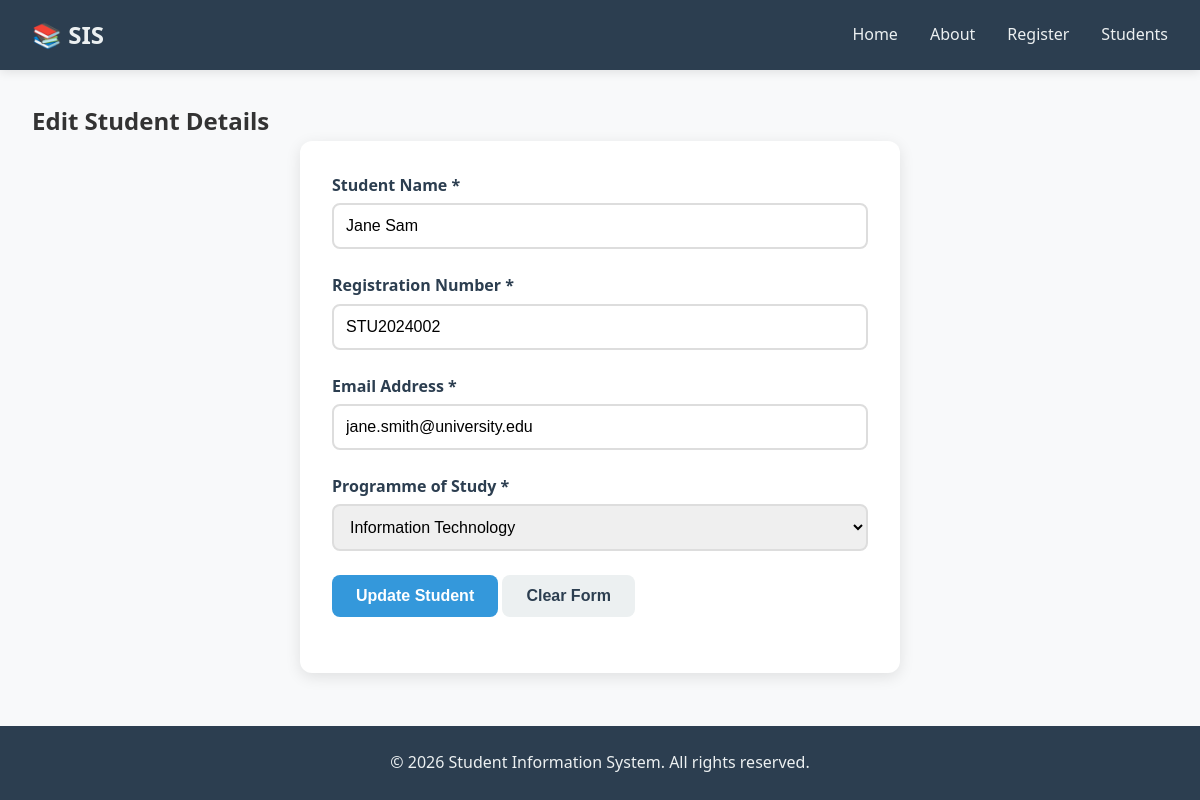
Screenshot of /student/2/edit with the database file from the repository.
### models.py (models this page shows, shortened)
class Student(db.Model):
    __tablename__ = 'students'
    id = db.Column(db.Integer, primary_key=True)
    student_name = db.Column(db.String(100), nullable=False)
    registration_number = db.Column(db.String(50), unique=True, nullable=False)
    email = db.Column(db.String(100), unique=True, nullable=False)
    programme = db.Column(db.String(100), nullable=False)
    registration_date = db.Column(db.DateTime, default=datetime.utcnow)
    is_active = db.Column(db.Boolean, default=True)
    def to_dict(self):
        return {
            'id': self.id,
            'student_name': self.student_name,
            'registration_number': self.registration_number,
            'email': self.email,
            'programme': self.programme,
            'registration_date': self.registration_date.strftime('%Y-%m-%d %H:%M:%S'),
            'is_active': self.is_active
        }

### app.py (the view, shortened to what this page needs)
@app.route('/student/<int:student_id>/edit', methods=['GET', 'POST'])
def edit_student(student_id):
    student = get_student_by_id(student_id)
    if not student:
        flash('Student not found!', 'error')
        return redirect(url_for('students_list'))
    return render_template('register.html', form_data=student.to_dict(), student=student, is_edit=True)

### database.py (called while the page is built)
def get_student_by_id(student_id):
    return Student.query.filter_by(id=student_id).first()

### templates/register.html (shortened to what this page needs)
{% extends "base.html" %}
{% block content %}
    <section class="register-page">
        <h2>{{ 'Edit Student Details' if is_edit else 'Student Registration Form' }}</h2>
        <div class="form-container">
            <form method="POST" action="{{ url_for('edit_student', student_id=student.id) if is_edit else url_for('register') }}" class="registration-form">
                <div class="form-group">
                    <label for="student_name">Student Name *</label>
                    <input type="text" id="student_name" name="student_name"
                           placeholder="Enter your full name"
                           value="{{ form_data.student_name if form_data else '' }}" required>
                </div>
                <div class="form-group">
                    <label for="registration_number">Registration Number *</label>
                    <input type="text" id="registration_number" name="registration_number"
                           placeholder="e.g., 24/U/001"
                           value="{{ form_data.registration_number if form_data else '' }}" required>
                </div>
                <div class="form-group">
                    <label for="email">Email Address *</label>
                    <input type="email" id="email" name="email"
                           placeholder="you@students.mak.ac.ug"
                           value="{{ form_data.email if form_data else '' }}" required>
                </div>
                <div class="form-group">
                    <label for="programme">Programme of Study *</label>
                    <select id="programme" name="programme" required>
                        <option value="Information Technology" {% if form_data and form_data.programme == 'Information Technology' %}selected{% endif %}>Information Technology</option>
                    </select>
                </div>
                <div class="form-group">
                    <button type="submit" class="btn btn-primary">{{ 'Update Student' if is_edit else 'Register Student' }}</button>
                    <button type="reset" class="btn btn-secondary">Clear Form</button>
                </div>
            </form>
        </div>
    </section>
{% endblock %}

### static/style.css (style rules this page uses)
* { margin: 0; padding: 0; box-sizing: border-box; }
body { font-family: 'Segoe UI', Tahoma, Geneva, Verdana, sans-serif; line-height: 1.6; color: #333; background-color: #f8f9fa; min-height: 100vh; display: flex; flex-direction: column; }
.btn { display: inline-block; padding: 0.75rem 1.5rem; border: none; border-radius: 8px; font-size: 1rem; font-weight: 600; cursor: pointer; text-decoration: none; transition: background-color 0.3s ease, transform 0.2s ease; }
.btn-primary { background-color: #3498db; color: white; }
.btn-secondary { background-color: #ecf0f1; color: #2c3e50; }
.form-container { background: white; padding: 2rem; border-radius: 12px; box-shadow: 0 4px 15px rgba(0, 0, 0, 0.1); max-width: 600px; margin: 0 auto; }
.registration-form .form-group { margin-bottom: 1.5rem; }
.registration-form label { display: block; font-weight: 600; margin-bottom: 0.3rem; color: #2c3e50; }
.registration-form input, .registration-form select { width: 100%; padding: 0.75rem; border: 2px solid #ddd; border-radius: 8px; font-size: 1rem; transition: border-color 0.3s ease; }

### rows the page displays
Student: student_name "Jane Sam", registration_number "STU2024002", email "jane.smith@university.edu", programme "Information Technology"

### other values shown
{{ 'Edit Student Details' if is_edit else 'Student Registration Form' }} "Edit Student Details"
{{ 'Update Student' if is_edit else 'Register Student' }} "Update Student"
